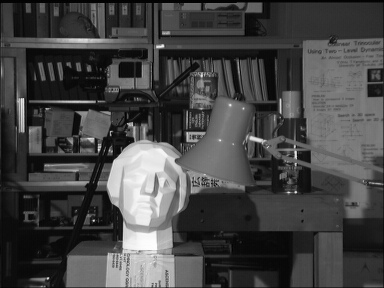
#> input picture stereo-vision/tsukubaright.jpg, 384 x 288 px, found by its file name
$ python stero_SSD.py
#> lines starting #> are read from the running program, lines starting #| are printed output that depends on the picture
import numpy as np
from PIL import Image


def stereo_match(left_img, right_img):
    # Load in both images. These are assumed to be RGBA 8bit per channel images
#> called with left_img = 'tsukubaright.jpg', right_img = 'tsukubaleft.jpg'
    left_img = Image.open(left_img)
#> left_img is the input picture: PIL image 384x288 L; min 0, max 254, mean 68.7
    left = np.asarray(left_img)
    right_img = Image.open(right_img)
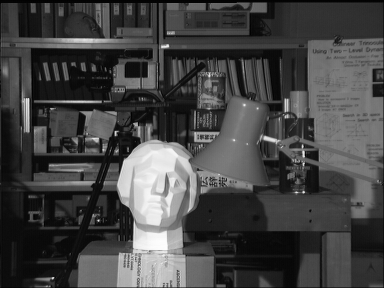
#> input picture stereo-vision/tsukubaleft.jpg, 384 x 288 px, found by its file name
#> right_img is the input picture: PIL image 384x288 L; min 0, max 254, mean 68.3
    right = np.asarray(right_img)

    # Initial squared differences
    w, h = left_img.size  # Assumes that both images are same size
#> w = 384; h = 288
    sd = np.empty((w, h), np.uint32)
    sd.shape = h, w

    # SSD support window (kernel)
    win_ssd = np.empty((w, h), np.uint32)
    win_ssd.shape = h, w

    # Depth (or disparity) map
    depth = np.empty((w, h), np.uint32)
    depth.shape = h, w

    # Minimum ssd difference between both images
    min_ssd = np.empty((w, h), np.uint32)
    min_ssd.shape = h, w
    for y in range(h):
        for x in range(w):
            min_ssd[y, x] = 65535  # Init to high value
#> min_ssd: shape (288, 384) uint32; every value is 65535

    max_offset = 30
    offset_adjust = 255 / max_offset  # used to brighten depth map

    # Create ranges now instead of per loop
    y_range = range(h)
    x_range = range(w)
    x_range_ssd = range(w)

    # u and v support window
    window_range = range(-3, 3)

    # Main loop....
    for offset in range(max_offset):
        # Create initial image of squared differences between left and right image at the current offset
        for y in y_range:
            for x in x_range_ssd:
                if x - offset > 0:
                    diff = left[y, x] - right[y, x - offset]
                    sd[y, x] = diff * diff

		# Create a sum of squared differences over a support window at this offset
        for y in y_range:
            for x in x_range:
                sum_sd = 0
                for i in window_range:
                    for j in window_range:
                        # TODO: replace this expensive check by surrounding image with buffer / padding
                        if (-1 < y + i < h) and (-1 < x + j < w):
                            sum_sd += sd[y + i, x + j]

                # Store the sum in the window SSD image
                win_ssd[y, x] = sum_sd

        # Update the min ssd diff image with this new data
        for y in y_range:
            for x in x_range:
                # Is this new windowed SSD pixel a better match?
                if win_ssd[y, x] < min_ssd[y, x]:
                    # If so, store it and add to the depth map
                    min_ssd[y, x] = win_ssd[y, x]
                    depth[y, x] = offset * offset_adjust

        print("Calculated offset ", offset)
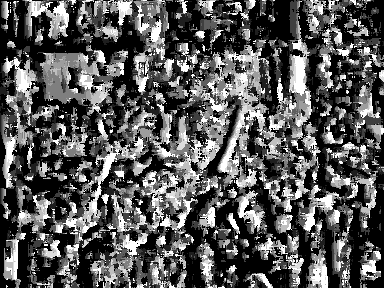
#> depth: shape (288, 384) uint32; min 0, max 68, mean 23.6; drawn with min black and max white
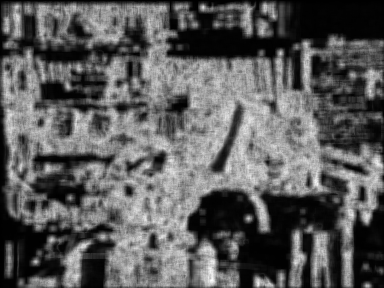
#> min_ssd: shape (288, 384) uint32; min 0, max 4919, mean 1782.5; drawn with min black and max white
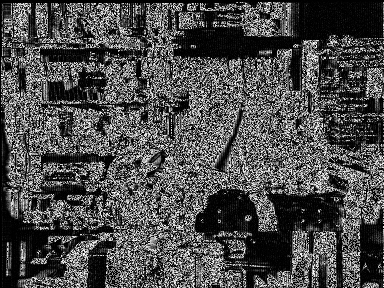
#> sd: shape (288, 384) uint32; min 0, max 249, mean 76.3
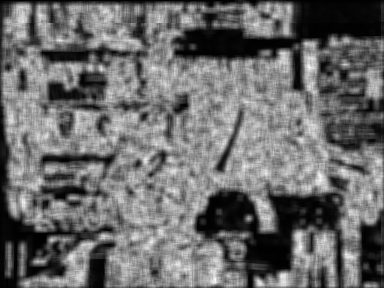
#> win_ssd: shape (288, 384) uint32; min 3, max 6318, mean 2681.1; drawn with min black and max white

    # Convert to PIL and save it
    Image.fromarray(depth).save('depth.png')


if __name__ == '__main__':
    #stereo_match("bowling_small_l.png", "bowling_small_r.png")
#> (the run stopped early here; a loop or call above may not have finished)
